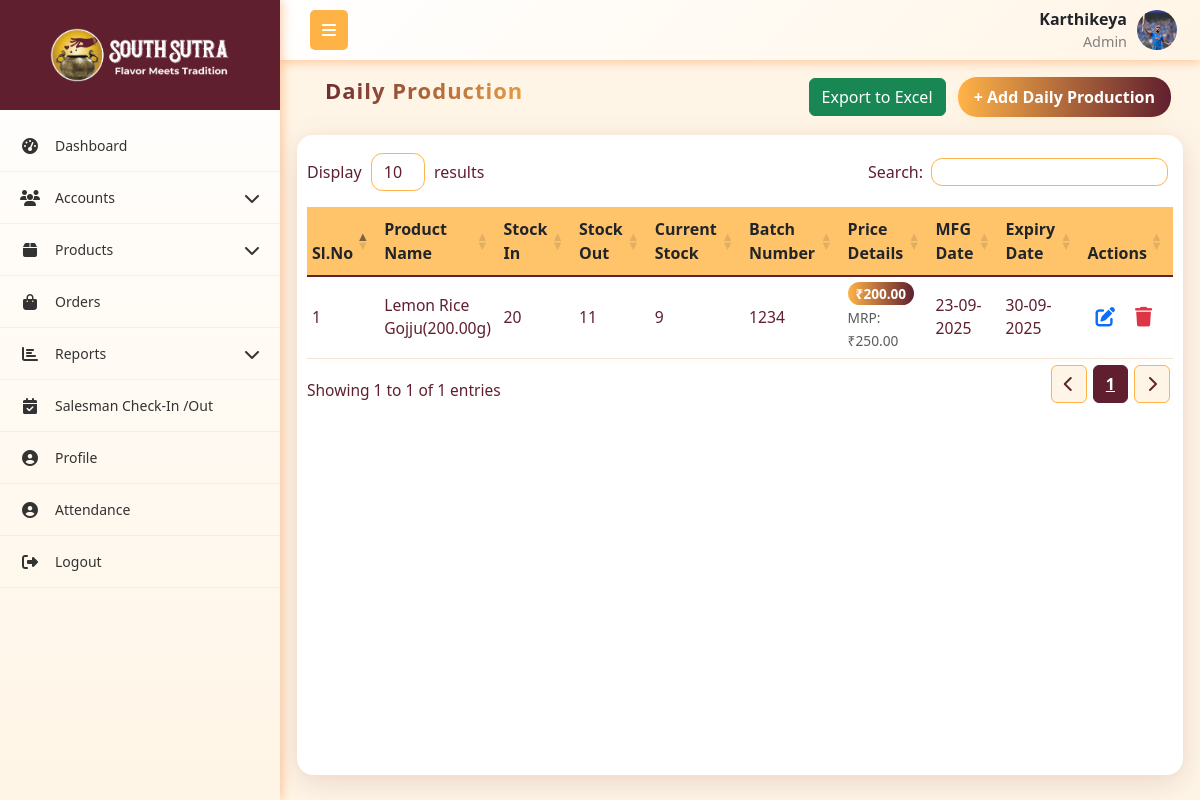
The app's page /daily/productions/ (signed in), older data.
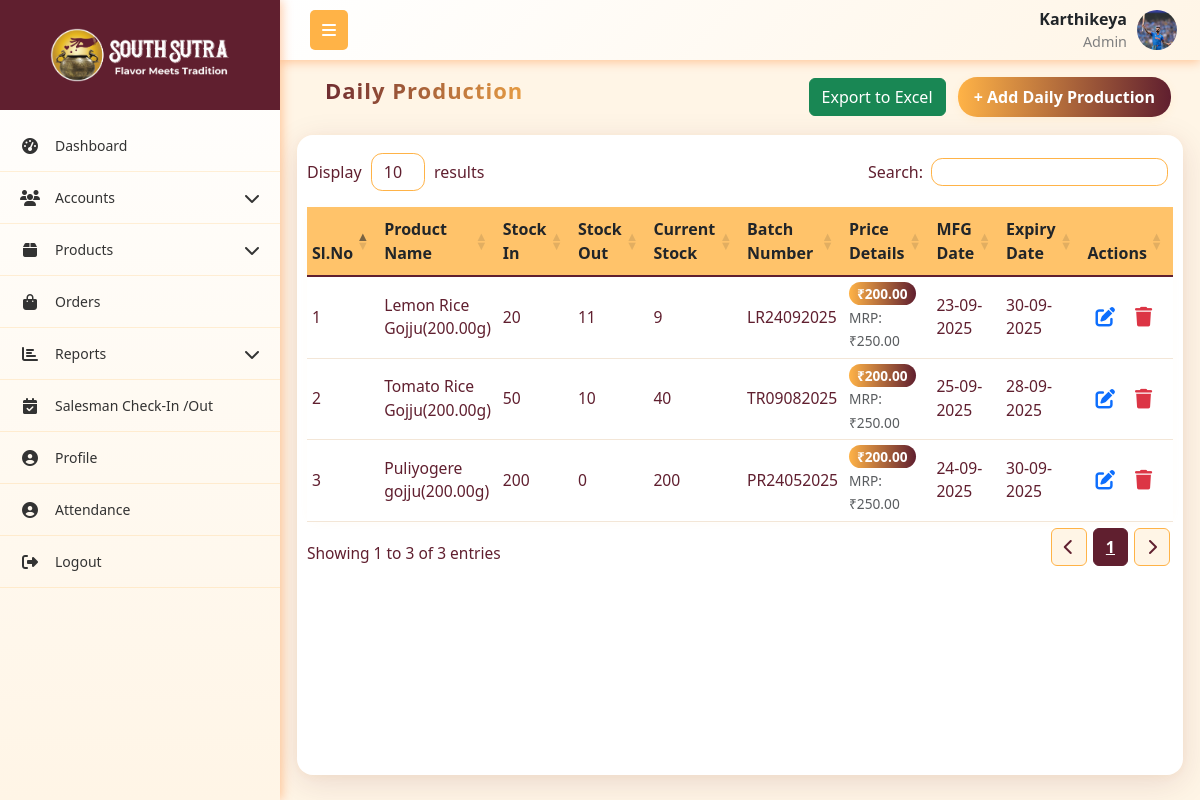
The same page, newer data.
### App1/models.py (models this page shows, shortened)
class DailyProduction(models.Model):
    product = models.ForeignKey(Product, on_delete=models.CASCADE, related_name='productions')
    date = models.DateTimeField(auto_now_add=True)
    stock_in = models.PositiveIntegerField(default=0)
    stock_out = models.PositiveIntegerField(default=0)
    current_stock = models.IntegerField(default=0)
    weight_per_packet = models.DecimalField(max_digits=6, decimal_places=2, help_text="Weight in grams")
    batch_number = models.CharField(max_length=100)
    manufactured_date = models.DateField()
    expiry_date = models.DateField()
    sale_price = models.DecimalField(max_digits=10, decimal_places=2)
    mrp = models.DecimalField(max_digits=10, decimal_places=2)

class Product(models.Model):
    name = models.CharField(max_length=255)
    category = models.ForeignKey(Category, on_delete=models.CASCADE)
    unit = models.CharField(max_length=50,choices=[('packets', 'Packet')],default='packets')
    description = models.TextField(blank=True)
    hsn_code = models.CharField(max_length=20)
    gstpercentage = models.DecimalField(max_digits=5, decimal_places=2)

### App1/views.py (the view)
# urls.py: path('daily/productions/', daily_production_table, name='daily_production_table'),
def daily_production_table(request):
    current_user, role_permission = get_logged_in_user(request)
    if not current_user:
        return redirect('login')
    daily_productions = DailyProduction.objects.all()
    context = {'daily_productions':daily_productions,'current_user':current_user, 'role_permission': role_permission}
    return render(request, 'company_admin/daily_production_table.html',context)

### App1/views.py (called while the page is built)
def get_logged_in_user(request):
    username = request.session.get('current_user')
    if not username:
        return None, None  # always return a tuple
    try:
        user = User.objects.get(username=username)
        try:
            role_permission = RolePermissions.objects.get(role=user.role)
        except RolePermissions.DoesNotExist:
            role_permission = None
        return user, role_permission
    except User.DoesNotExist:
        return None, None

### templates/company_admin/daily_production_table.html (shortened to what this page needs)
{% extends 'company_admin/base.html' %}
{% load static %}
{% block content %}
<link rel="stylesheet" href="https://cdn.datatables.net/1.13.4/css/dataTables.bootstrap5.min.css">
<link rel="stylesheet" href="https://cdn.datatables.net/responsive/2.4.1/css/responsive.bootstrap5.min.css">
<link rel="stylesheet" href="https://cdnjs.cloudflare.com/ajax/libs/font-awesome/6.4.0/css/all.min.css">
<div class="container mt-1">
    <div class="mb-0 p-0">
        <div class="d-flex justify-content-between flex-wrap m-1">
            <h5 class="header">Daily Production</h5>
            <div>
                <div style="position: relative; display: inline-block;">
                    <button onclick="toggleColumnSelector()" class="btn btn-success">Export to Excel</button>
                </div>
                {% if role_permission.daily_production_a %}
                <a href="{% url 'add_daily_production' %}" class="btn btn-primary m-2">+ Add Daily Production</a>
                {% endif %}
            </div>
        </div>
    </div>
    <div class="custom-card">
        <table id="productiontable" class="table align-middle" style="width:100%">
            <thead class="table-header">
                <tr>
                    <th>Sl.No</th>
                    <th>Product Name</th>
                    <th>Stock In</th>
                    <th>Stock Out</th>
                    <th>Current Stock</th>
                    <th>Batch Number </th>
                    <th>Price Details</th>
                    <th>MFG Date</th>
                    <th>Expiry Date</th>
                    <th>Actions</th>
                </tr>
            </thead>
            <tbody>
                {% for dp in daily_productions %}
                <tr>
                    <td>{{ forloop.counter }}</td>
                    <td>{{dp.product.name}}({{dp.weight_per_packet}}g)</td>
                    <td>{{dp.stock_in}}</td>
                    <td>{{dp.stock_out}}</td>
                    <td>{{dp.current_stock}}</td>
                    <td>{{dp.batch_number}}</td>
                    <td>
                        <span class="price-badge">₹{{ dp.sale_price }}</span>
                        {% if dp.mrp != dp.sale_price %}
                        <br><small class="text-muted">MRP: ₹{{ dp.mrp }}</small>
                        {% endif %}
                    </td>
                    <td>{{dp.manufactured_date|date:'d-m-Y'}}</td>
                    <td>{{dp.expiry_date|date:'d-m-Y'}}</td>
                    <td>
                        {% if role_permission.daily_production_e %}
                        <a href="{% url 'edit_daily_production' dp.id %}" class="btn-icon text-decoration-none" title="Edit">
                        </a>
                        {% endif %}
                        {% if role_permission.daily_production_d %}
                        <a href="{% url 'delete_daily_production' dp.id %}" onclick="return confirm('Are you sure you want to delete this product?');" class="btn-icon" title="Delete">
                        </a>
                        {% endif %}
                    </td>
                </tr>
                {% endfor %}
            </tbody>
        </table>
    </div>
</div>
{% endblock content %}

Row changes from the older to the newer data that the page shows:
changed DailyProduction "Lemon Rice Gojju": batch_number "1234" → "LR24092025"
added DailyProduction: product.name "Tomato Rice Gojju", weight_per_packet "200.00", stock_in "50", stock_out "10", current_stock "40", batch_number "TR09082025", sale_price "200.00", mrp "250.00", manufactured_date "25-09-2025", expiry_date "28-09-2025"
added DailyProduction: product.name "Puliyogere gojju", weight_per_packet "200.00", stock_in "200", stock_out "0", current_stock "200", batch_number "PR24052025", sale_price "200.00", mrp "250.00", manufactured_date "24-09-2025", expiry_date "30-09-2025"
Text that changed along with them:
text written by a page script: "Display results Search: Showing 1 to 1 of 1 entries 1" → "Display results Search: Showing 1 to 3 of 3 entries 1"
